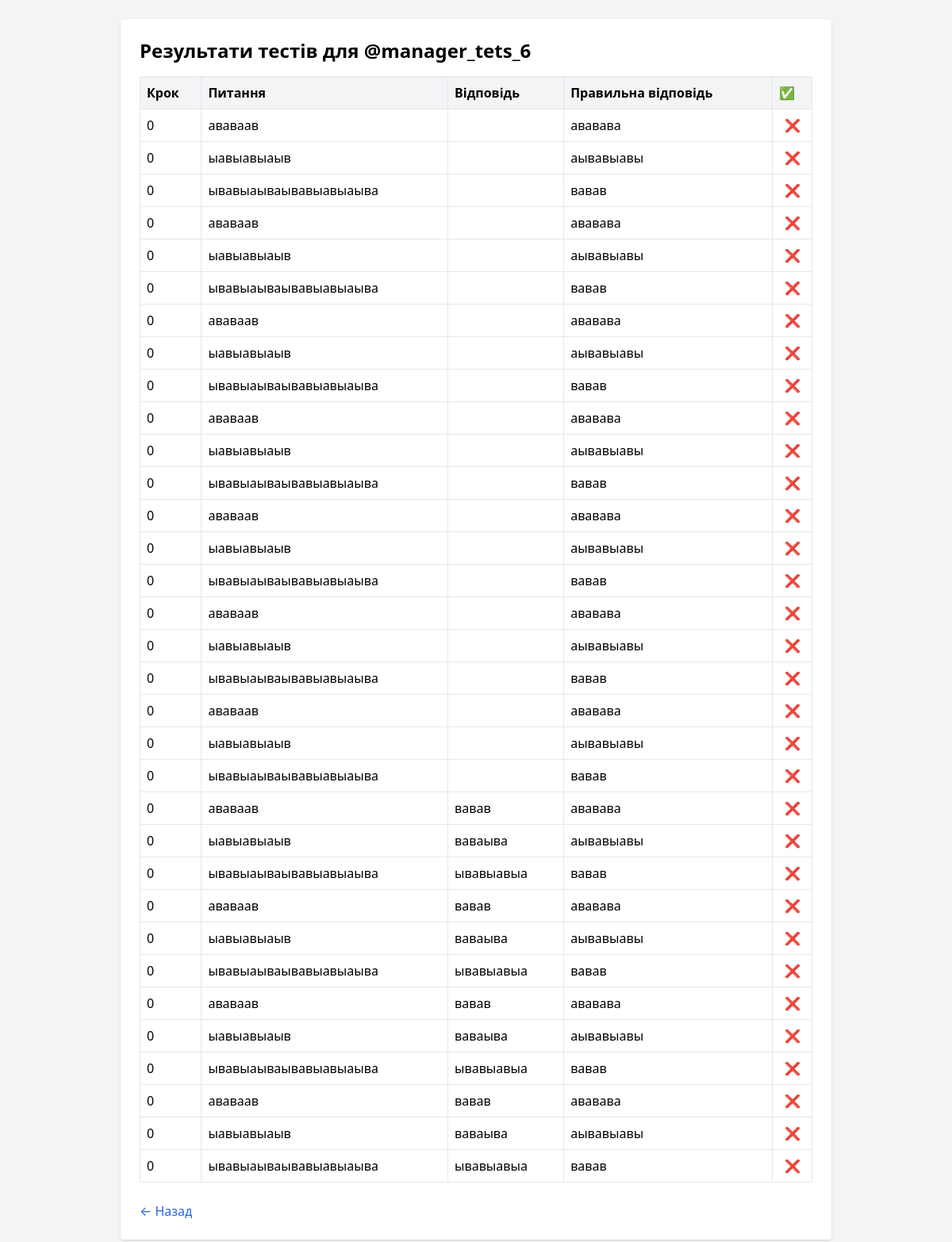
Page /manager_results/8 (signed in) on the committed database.
### onboarding_crm/models.py (models this page shows, shortened)
class User(db.Model, UserMixin):
    id = db.Column(db.Integer, primary_key=True)
    tg_nick = db.Column(db.String(150))
    department = db.Column(db.String(150))
    position = db.Column(db.String(100))
    username = db.Column(db.String(150), unique=True)
    password = db.Column(db.String(256))
    role = db.Column(db.String(50))
    added_by_id = db.Column(db.Integer, db.ForeignKey('user.id'))
    added_by = db.relationship('User', remote_side=[id])
    onboarding_status = db.Column(db.String(100), default='Не розпочато')
    onboarding_step = db.Column(db.Integer, default=0)
    onboarding_step_total = db.Column(db.Integer, default=0)
    onboarding_name = db.Column(db.String(150))
    onboarding_start = db.Column(db.DateTime)
    onboarding_end = db.Column(db.DateTime)
    created_at = db.Column(db.DateTime, default=datetime.utcnow)

class TestResult(db.Model):
    id = db.Column(db.Integer, primary_key=True)
    manager_id = db.Column(db.Integer, db.ForeignKey('user.id'), nullable=False)
    question = db.Column(db.String(512), nullable=False)
    correct_answer = db.Column(db.String(512), nullable=False)
    selected_answer = db.Column(db.String(512), nullable=False)
    is_correct = db.Column(db.Boolean, nullable=False)
    step = db.Column(db.Integer, nullable=True)
    created_at = db.Column(db.DateTime, default=datetime.utcnow)

### onboarding_crm/routes.py (the view)
@bp.route('/manager_results/<int:manager_id>')
@login_required
def manager_results(manager_id):
    if current_user.role not in ['mentor', 'teamlead']:
        return redirect(url_for('main.login'))
    manager = User.query.get_or_404(manager_id)
    if manager.added_by_id != current_user.id:
        abort(403)
    results = TestResult.query.filter_by(manager_id=manager.id).order_by(TestResult.step.asc()).all()
    return render_template('manager_results.html', manager=manager, results=results)

### onboarding_crm/__init__.py (called while the page is built)
def create_app():
    app = Flask(__name__)
    app.jinja_env.cache = {}  # 🔄 очищення кешу шаблонів
    app.config['SECRET_KEY'] = 'secret-key-goes-here'
    basedir = os.path.abspath(os.path.dirname(__file__))
    app.config['SQLALCHEMY_DATABASE_URI'] = f"sqlite:///{os.path.join(basedir, '../instance/onboarding.db')}"
    db.init_app(app)
    login_manager.init_app(app)
    login_manager.login_view = 'login'
    @login_manager.user_loader
    def load_user(user_id):
        return User.query.get(int(user_id))
    app.register_blueprint(bp)
    register_custom_filters(app)
    return app

### onboarding_crm/templates/manager_results.html (shortened to what this page needs)
<!DOCTYPE html>
<html lang="uk">
<head>
  <link href="https://cdn.jsdelivr.net/npm/tailwindcss@2.2.19/dist/tailwind.min.css" rel="stylesheet">
</head>
<body class="bg-gray-100 p-6">
  <div class="max-w-4xl mx-auto bg-white p-6 rounded shadow">
    <h1 class="text-2xl font-bold mb-4">Результати тестів для {{ manager.tg_nick or manager.login }}</h1>
    {% if results %}
      <table class="w-full table-auto border border-gray-300">
        <thead class="bg-gray-100 text-left">
          <tr>
            <th class="border p-2">Крок</th>
            <th class="border p-2">Питання</th>
            <th class="border p-2">Відповідь</th>
            <th class="border p-2">Правильна відповідь</th>
            <th class="border p-2">✅</th>
          </tr>
        </thead>
        <tbody>
          {% for r in results %}
          <tr class="border-b">
            <td class="border p-2">{{ r.step }}</td>
            <td class="border p-2">{{ r.question }}</td>
            <td class="border p-2">{{ r.selected_answer }}</td>
            <td class="border p-2">{{ r.correct_answer }}</td>
            <td class="border p-2 text-center">
              {% if r.is_correct %}
                ✅
              {% else %}
                ❌
              {% endif %}
            </td>
          </tr>
          {% endfor %}
        </tbody>
      </table>
    {% else %}
      <p>Немає результатів.</p>
    {% endif %}
    <a href="{{ url_for('main.managers_list') }}" class="mt-6 inline-block text-blue-600 hover:underline">← Назад</a>
  </div>
</body>
</html>

### rows in the picture
User: tg_nick "@manager_tets_6"
TestResult: step "0", question "ававаав", correct_answer "ававава"
TestResult: step "0", question "ыавыавыаыв", correct_answer "аывавыавы"
TestResult: step "0", question "ывавыаываывавыавыаыва", correct_answer "вавав"
TestResult: step "0", question "ававаав", correct_answer "ававава"
TestResult: step "0", question "ыавыавыаыв", correct_answer "аывавыавы"
TestResult: step "0", question "ывавыаываывавыавыаыва", correct_answer "вавав"
TestResult: step "0", question "ававаав", correct_answer "ававава"
TestResult: step "0", question "ыавыавыаыв", correct_answer "аывавыавы"
TestResult: step "0", question "ывавыаываывавыавыаыва", correct_answer "вавав"
TestResult: step "0", question "ававаав", correct_answer "ававава"
TestResult: step "0", question "ыавыавыаыв", correct_answer "аывавыавы"
TestResult: step "0", question "ывавыаываывавыавыаыва", correct_answer "вавав"
TestResult: step "0", question "ававаав", correct_answer "ававава"
TestResult: step "0", question "ыавыавыаыв", correct_answer "аывавыавы"
TestResult: step "0", question "ывавыаываывавыавыаыва", correct_answer "вавав"
TestResult: step "0", question "ававаав", correct_answer "ававава"
TestResult: step "0", question "ыавыавыаыв", correct_answer "аывавыавы"
TestResult: step "0", question "ывавыаываывавыавыаыва", correct_answer "вавав"
TestResult: step "0", question "ававаав", correct_answer "ававава"
TestResult: step "0", question "ыавыавыаыв", correct_answer "аывавыавы"
TestResult: step "0", question "ывавыаываывавыавыаыва", correct_answer "вавав"
TestResult: step "0", question "ававаав", selected_answer "вавав", correct_answer "ававава"
TestResult: step "0", question "ыавыавыаыв", selected_answer "ваваыва", correct_answer "аывавыавы"
TestResult: step "0", question "ывавыаываывавыавыаыва", selected_answer "ывавыавыа", correct_answer "вавав"
TestResult: step "0", question "ававаав", selected_answer "вавав", correct_answer "ававава"
TestResult: step "0", question "ыавыавыаыв", selected_answer "ваваыва", correct_answer "аывавыавы"
TestResult: step "0", question "ывавыаываывавыавыаыва", selected_answer "ывавыавыа", correct_answer "вавав"
TestResult: step "0", question "ававаав", selected_answer "вавав", correct_answer "ававава"
TestResult: step "0", question "ыавыавыаыв", selected_answer "ваваыва", correct_answer "аывавыавы"
TestResult: step "0", question "ывавыаываывавыавыаыва", selected_answer "ывавыавыа", correct_answer "вавав"
TestResult: step "0", question "ававаав", selected_answer "вавав", correct_answer "ававава"
TestResult: step "0", question "ыавыавыаыв", selected_answer "ваваыва", correct_answer "аывавыавы"
TestResult: step "0", question "ывавыаываывавыавыаыва", selected_answer "ывавыавыа", correct_answer "вавав"
